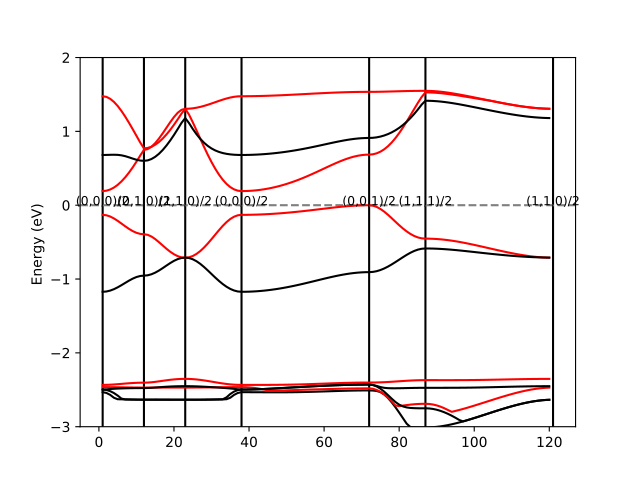

Source code (Python):
import pylab as P
import numpy as np
import sys
import math

def read_bands(filename):
  f=open(filename,'r')
  spl=f.readline().split()
  nkpt=int(spl[2])
  nband=int(spl[4])
  nspin=int(spl[6])
  spl=f.readline().split()
  npanel=int(spl[2])
  panels=[]
  for i in range(0,npanel+1):
    spl=f.readline().split()
    panels.append( (int(spl[1]),spl[2]) )
  data=[[],[]]
  for s in range(0,nspin):
    dummy=""
    while(dummy != "VIEW"):
      dummy=f.readline().split()[1]
    for k in range(1,nkpt):
      line=f.readline()
      #PYTHON2
      #data[s].append(map(float,line.split()))
      #PYTHON3
      data[s].append(list(map(float,line.split())))
  data[0]=np.array(data[0])
  data[1]=np.array(data[1])
  return data,panels

bands,panels=read_bands("BAND.DAT")
nband=bands[0].shape[1]
nkpt=bands[0].shape[0]
ax=P.gca()
for p in panels:
  ax.axvline(p[0],color='k')
  ax.annotate(p[1],xy=(p[0],0.0),ha='center',fontsize=9)
ax.axhline(0.0,color='gray',linestyle="--")
conv=27.2116

for b in range(130,135):
  ax.plot(range(1,nkpt+1),conv*bands[0][:,b],color='k')
  ax.plot(range(1,nkpt+1),conv*bands[1][:,b],color='r')

P.ylim([-3,2])
P.ylabel("Energy (eV) ")
if len(sys.argv) < 2: 
  P.show()
else:
  P.savefig(sys.argv[1])
